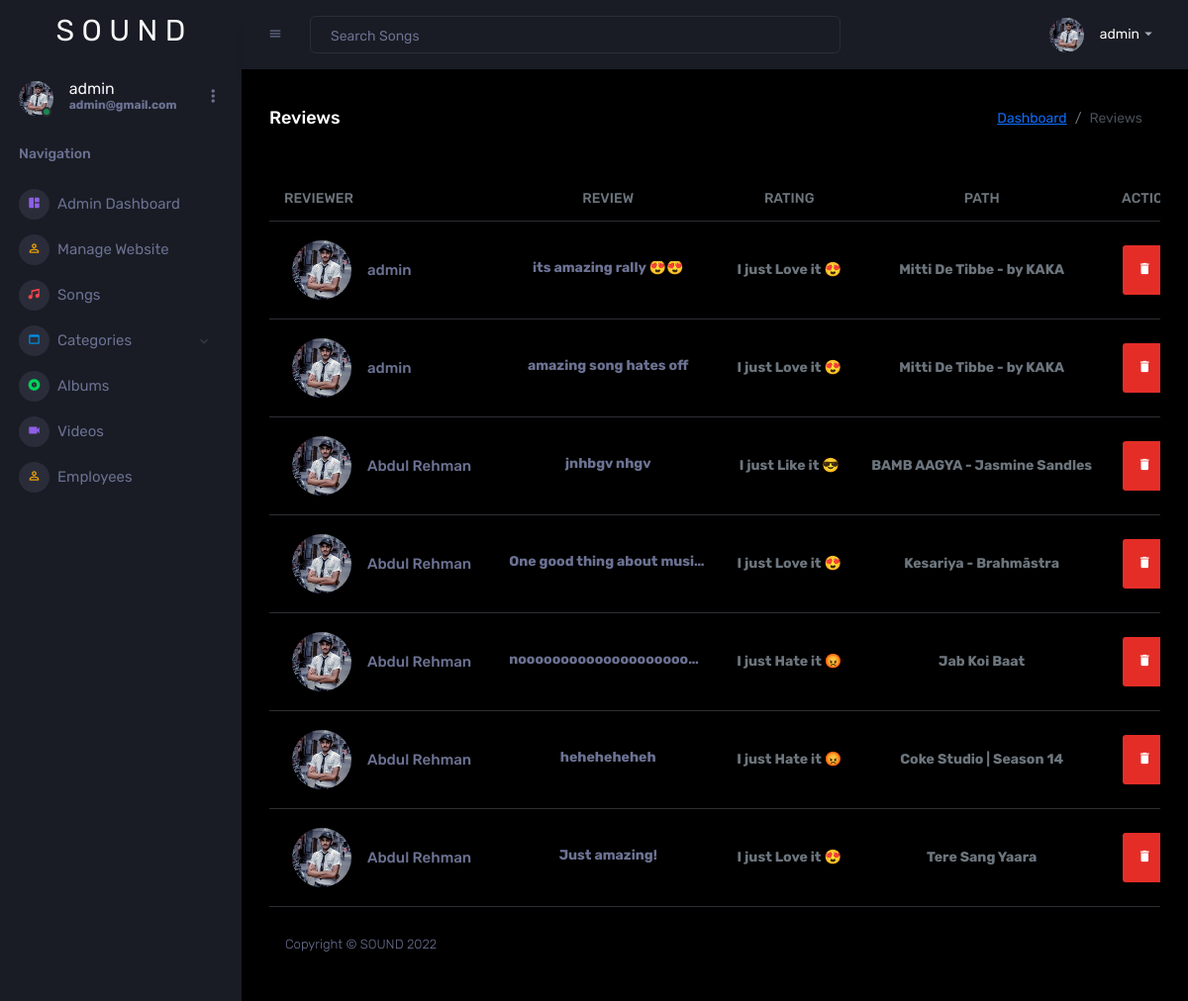
/admin2/pages/reviews.php (signed in), run on the app's committed database.
### tables this page shows
CREATE TABLE `reviews` (
  `id` int(11) NOT NULL,
  `name` varchar(250) NOT NULL,
  `rating` varchar(250) NOT NULL,
  `review` text NOT NULL,
  `path` varchar(250) NOT NULL,
  `image` varchar(250) NOT NULL
);

### admin2/pages/reviews.php (the view, shortened to what this page needs)
<?php
  include "../headerandfooter/headerandsidebar.php";
  $select = "SELECT * FROM reviews";
$select_run = mysqli_query($conn, $select);
?>
<div class="main-panel">
    <div class="content-wrapper">
    <div class="page-header">
        <h3 class="page-title">Reviews</h3>
        <nav aria-label="breadcrumb">
        <ol class="breadcrumb">
            <li class="breadcrumb-item"><a href="dashboard.php">Dashboard</a></li>
            <li class="breadcrumb-item active" aria-current="page">Reviews</li>
        </ol>
        </nav>
    </div>
    <div class="card-body px-0 pb-2">
              <div class="table-responsive p-0">
                <table class="table align-items-center mb-0">
                  <thead>
                    <tr>
                      <th class="text-uppercase text-secondary text-xxs font-weight-bolder opacity-7">Reviewer</th>
                      <th class="text-center text-uppercase text-secondary text-xxs font-weight-bolder opacity-7">Review</th>
                      <th class="text-center text-uppercase text-secondary text-xxs font-weight-bolder opacity-7">Rating</th>
                      <th class="text-center text-uppercase text-secondary text-xxs font-weight-bolder opacity-7">Path</th>
                      <th class="text-center text-uppercase text-secondary text-xxs font-weight-bolder opacity-7">Action</th>
                    </tr>
                  </thead>
                  <tbody>
                  <?php $i = 1;
                     while ($row = mysqli_fetch_assoc($select_run)) { ?>
                    <tr>
                      <td>
                        <div class="d-flex px-2 py-1">
                          <div>
                            <img src="adminimage/<?php echo $row["image"] ?>" class="me-3" style="width: 60px; height: 60px;" alt="user1">
                          </div>
                          <div class="d-flex flex-column justify-content-center">
                            <h6 class="mb-0 text-sm"><?php echo $row["name"] ?></h6>
                          </div>
                        </div>
                      </td>
                      <td class="align-middle text-center text-sm ">
                      <p class="text-xs font-weight-bold mb-0 d-inline-block text-truncate" style="max-width: 200px"><?php echo $row["review"] ?></p>
                      </td>
                      <td class="align-middle text-center">
                        <span class="text-secondary text-xs font-weight-bold"><?php echo $row["rating"] ?></span>
                      </td>
                      <td class="align-middle text-center">
                        <span class="text-secondary text-xs font-weight-bold"><?php echo $row["path"] ?></span>
                      </td>
                      <td class="align-middle text-center">
                        <a href="deletereview.php?id=<?php echo $row["id"] ?>">
                            <li class="list-inline-item">
                             <button class="btn btn-social-icon btn-youtube" type="button" data-toggle="tooltip" data-placement="top" title="Delete"><i class="mdi mdi-delete"></i></button>
                            </li>
                        </a>
                      </td>
                    </tr>
                    <?php $i++;
                     } ?>
                  </tbody>
                </table>
              </div>
            </div>
<?php
include "../headerandfooter/footer.php"
?>

### admin2/headerandfooter/headerandsidebar.php (shortened to what this page needs)
<!DOCTYPE html>
<html lang="en">
  <head>
    <link rel="stylesheet" href="../assets/vendors/mdi/css/materialdesignicons.min.css">
    <link rel="stylesheet" href="../assets/vendors/css/vendor.bundle.base.css">
    <link rel="stylesheet" href="../assets/vendors/jvectormap/jquery-jvectormap.css">
    <link rel="stylesheet" href="../assets/vendors/flag-icon-css/css/flag-icon.min.css">
    <link rel="stylesheet" href="../assets/vendors/owl-carousel-2/owl.carousel.min.css">
    <link rel="stylesheet" href="../assets/vendors/owl-carousel-2/owl.theme.default.min.css">
    <link rel="stylesheet" href="../assets/css/style.css">
  </head>
  <body>
    <div class="container-scroller">
      <nav class="sidebar sidebar-offcanvas" id="sidebar">
        <div class="sidebar-brand-wrapper d-none d-lg-flex align-items-center justify-content-center fixed-top iq-header-title">
          <a style="text-decoration: none;" class="brand-logo" href="dashboardz.php"><h2 class="text-light" style="font: 30px Rubik, sans-serif;">S O U N D</h2></a>
        </div>
        <ul class="nav">
          <li class="nav-item profile">
            <div class="profile-desc">
              <div class="profile-pic">
                <div class="count-indicator">
                  <img class="img-xs rounded-circle" src="adminimage/<?php echo $_SESSION['user']['image'];?>" alt="">
                  <span class="count bg-success"></span>
                </div>
                <div class="profile-name">
                  <h5 class="mb-0 font-weight-normal text-light"><?php echo $_SESSION['user']['name'];?></h5>
                  <span class="text-xs font-weight-bold mb-0 d-inline-block text-truncate" style="max-width: 130px"><?php echo $_SESSION['user']['email'];?></span>
                </div>
              </div>
              <a href="#" id="profile-dropdown" data-bs-toggle="dropdown"><i class="mdi mdi-dots-vertical"></i></a>
            </div>
          </li>
          <li class="nav-item nav-category">
            <span class="nav-link">Navigation</span>
          </li>
          <li class="nav-item menu-items">
            <a class="nav-link" href="dashboard.php">
              <span class="menu-icon">
                <i class="mdi mdi-collage"></i>
              </span>
              <span class="menu-title">Admin Dashboard</span>
            </a>
          </li>
          <li class="nav-item menu-items">
            <a class="nav-link" href="user.php">
              <span class="menu-icon">
                <i class="mdi mdi-account-outline"></i>
              </span>
              <span class="menu-title">Manage Website</span>
            </a>
          </li>
          <li class="nav-item menu-items">
            <a class="nav-link" href="songs.php">
              <span class="menu-icon">
                <i class="mdi mdi-music"></i>
              </span>
              <span class="menu-title">Songs</span>
            </a>
          </li>
          <li class="nav-item menu-items">
            <a class="nav-link" data-bs-toggle="collapse" href="#auth" aria-expanded="false" aria-controls="auth">
              <span class="menu-icon">
                <i class="mdi mdi-application"></i>
              </span>
              <span class="menu-title">Categories</span>
              <i class="menu-arrow"></i>
            </a>
          </li>
          <li class="nav-item menu-items">
            <a class="nav-link" href="album.php">
              <span class="menu-icon">
                <i class="mdi mdi-album"></i>
              </span>
              <span class="menu-title">Albums</span>
            </a>
          </li>
          <li class="nav-item menu-items">
            <a class="nav-link" href="video.php">
              <span class="menu-icon">
                <i class="mdi mdi-video"></i>
              </span>
              <span class="menu-title">Videos</span>
            </a>
          </li>
          <li class="nav-item menu-items">
            <a class="nav-link" href="employee.php">
              <span class="menu-icon">
                <i class="mdi mdi-account-outline"></i>
              </span>
              <span class="menu-title">Employees</span>
            </a>
          </li>
        </ul>
      </nav>
      <div class="container-fluid page-body-wrapper">
        <nav class="navbar p-0 fixed-top d-flex flex-row">
          <div class="navbar-menu-wrapper flex-grow d-flex align-items-stretch">
            <button class="navbar-toggler navbar-toggler align-self-center" type="button" data-toggle="minimize">
              <span class="mdi mdi-menu"></span>
            </button>
            <ul class="navbar-nav w-100">
              <li class="nav-item w-100">
                <form class="nav-link mt-2 mt-md-0 d-none d-lg-flex search" action="searchsong.php" method="GET">
                  <input type="text" class="form-control text-light" name="search" placeholder="Search Songs" value="<?php if(isset($_GET['search'])){echo $_GET['search']; } ?>">
                </form>
              </li>
            </ul>
            <ul class="navbar-nav navbar-nav-right">
              <li class="nav-item dropdown">
                <a class="nav-link" id="profileDropdown" href="#" data-bs-toggle="dropdown">
                  <div class="navbar-profile">
                    <img class="img-xs rounded-circle" src="adminimage/<?php echo $_SESSION['user']['image'];?>" alt="">
                    <p class="mb-0 d-none d-sm-block navbar-profile-name"><?php echo $_SESSION['user']['name'];?></p>
                    <i class="mdi mdi-menu-down d-none d-sm-block"></i>
                  </div>
                </a>
              </li>
            </ul>
          </div>
        </nav>

### admin2/headerandfooter/footer.php (shortened to what this page needs)
<footer class="footer">
            <div class="d-sm-flex justify-content-center justify-content-sm-between">
              <span class="text-muted d-block text-center text-sm-left d-sm-inline-block">Copyright © SOUND 2022</span>
            </div>
          </footer>
        </div>
      </div>
    </div>
  </body>
</html>

### data on the page
reviews: image (picture), name "admin", review "its amazing rally 😍😍", rating "I just Love it 😍", path "Mitti De Tibbe - by KAKA"
reviews: image (picture), name "admin", review "amazing song hates off", rating "I just Love it 😍", path "Mitti De Tibbe - by KAKA"
reviews: image (picture), name "Abdul Rehman", review "jnhbgv nhgv", rating "I just Like it 😎", path "BAMB AAGYA - Jasmine Sandles"
reviews: image (picture), name "Abdul Rehman", review "One good thing about musi…", rating "I just Love it 😍", path "Kesariya - Brahmāstra"
reviews: image (picture), name "Abdul Rehman", review "noooooooooooooooooooo…", rating "I just Hate it 😡", path "Jab Koi Baat"
reviews: image (picture), name "Abdul Rehman", review "heheheheheh", rating "I just Hate it 😡", path "Coke Studio | Season 14"
reviews: image (picture), name "Abdul Rehman", review "Just amazing!", rating "I just Love it 😍", path "Tere Sang Yaara"

### other printed values
$_SESSION['user']['name'] "admin"
$_SESSION['user']['email'] "admin@gmail.com"
